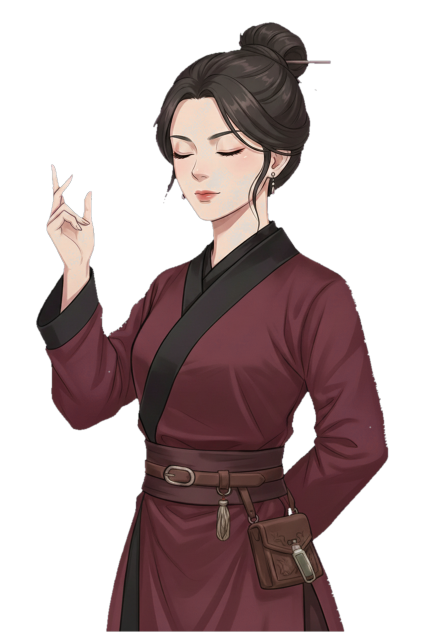
#> input picture detective/assets/cn/portraits/anim_layers/shen_qingyue/blink_clean.png, 848 x 1264 px (shown at 1/2 size); its folder holds only this picture in this run
$ python remove_purple_bg.py ../assets/cn/portraits/anim_layers/shen_qingyue/blink_clean.png
#> lines starting #> are read from the running program, lines starting #| are printed output that depends on the picture; after the words box and inside, x2 and y2 are one past the last pixel; in counts of white or black regions, pixels touching at a corner belong together
"""
紫色底抠图工具 v2.0：将AI生成的紫色(#FF00FF)背景图片转为透明背景。

v2.0 新增：
  - 从边缘 BFS flood fill 连通背景区（防止误删角色内部紫色区域）
  - 小连通簇清除（<3000px，去除 Gemini 水印/噪点）
  - Magenta-only despill（min(R,B)>G+8 且 |R-B|<50 → 修正R/B通道）
  - 全透明像素 RGB 清零（防止 premultiply 渗色）
  - 画布标准化模式（--portrait，输出 848×1264 或 603×900）

用法：
  python remove_purple_bg.py <输入图片或目录> [输出路径]
  python remove_purple_bg.py input.png output.png --portrait --canvas 848x1264
  python remove_purple_bg.py input.png output.png --no-despill
"""
from __future__ import annotations

from collections import deque
from PIL import Image, ImageFilter
import numpy as np
import sys
import os
import glob
from pathlib import Path
from scipy import ndimage

from portrait_generation_spec import NPC_KNEE_UP_SPEC, fit_subject_to_spec

PURPLE_R, PURPLE_G, PURPLE_B = 255, 0, 255  # #FF00FF

# 标准画布尺寸
CANVAS_COMPANION = (848, 1264)  # 伙伴角色
CANVAS_NPC = (603, 900)         # NPC/序章角色


def _border_rgb(data: np.ndarray, border_px: int = 5) -> np.ndarray:
    """从四边取条带，返回中位数 RGB 作为背景参考色。"""
    h, w, _ = data.shape
    top = data[:border_px, :, :3].reshape(-1, 3)
    bottom = data[h - border_px:, :, :3].reshape(-1, 3)
    left = data[:, :border_px, :3].reshape(-1, 3)
    right = data[:, w - border_px:, :3].reshape(-1, 3)
    strips = np.concatenate([top, bottom, left, right], axis=0)
    return np.median(strips, axis=0)


def _flood_fill_background(rgb: np.ndarray, bg: np.ndarray, threshold: float = 78.0) -> np.ndarray:
    """BFS 从画布边缘扩展，标记与背景色连通的紫色区域。"""
    h, w, _ = rgb.shape
    r, g, b = rgb[:, :, 0], rgb[:, :, 1], rgb[:, :, 2]
    dist = np.linalg.norm(rgb.astype(np.float32) - bg.astype(np.float32), axis=2)

    # 紫色候选：距离背景色近 且 颜色偏紫
    chroma_candidate = (r > g + 20) & (b > g + 20)
    candidate = (dist < threshold) & chroma_candidate

    visited = np.zeros((h, w), dtype=bool)
    q: deque[tuple[int, int]] = deque()

    def push(y: int, x: int) -> None:
        if 0 <= y < h and 0 <= x < w and candidate[y, x] and not visited[y, x]:
            visited[y, x] = True
            q.append((y, x))

    # 从四边入队
    for x in range(w):
        push(0, x)
        push(h - 1, x)
    for y in range(h):
        push(y, 0)
        push(y, w - 1)

    while q:
        y, x = q.popleft()
        push(y - 1, x)
        push(y + 1, x)
        push(y, x - 1)
        push(y, x + 1)

    return visited


def _remove_small_clusters(alpha: np.ndarray, min_size: int = 3000) -> np.ndarray:
    """删除面积小于 min_size 的连通分量（去除水印/噪点）。"""
    binary = (alpha > 0).astype(np.int32)
    labeled, num_features = ndimage.label(binary)
    if num_features == 0:
        return alpha

    # 找到最大簇（角色主体）
    sizes = ndimage.sum(binary, labeled, range(1, num_features + 1))
    max_label = np.argmax(sizes) + 1

    # 保留所有大于 min_size 的簇（可能有手臂/烟杆形成的独立区域）
    result = alpha.copy()
    for i in range(1, num_features + 1):
        if sizes[i - 1] < min_size:
            result[labeled == i] = 0

    return result


def _magenta_only_despill(data: np.ndarray) -> np.ndarray:
    """Magenta-only despill：只修正 R≈B>G 的紫色溢色，不影响正常颜色。

    判定条件：min(R,B) > G + 8 且 |R-B| < 50
    - 暖色皮肤 R>G>B → min(R,B)=B, B>G+8? 通常否 → 不修正
    - 蓝色衣服 B>G>R → min(R,B)=R, R>G+8? 通常否 → 不修正
    - 棕色 R>G>>B → min(R,B)=B, B>G+8? 否 → 不修正
    - 紫色溢色 R≈B>G → min(R,B)>G+8 且 |R-B|<50 → 修正
    """
    r, g, b, a = data[:, :, 0], data[:, :, 1], data[:, :, 2], data[:, :, 3]
    fg = a > 0

    rb_min = np.minimum(r, b)
    rb_diff = np.abs(r.astype(np.int16) - b.astype(np.int16))

    # 紫色溢色判定
    is_magenta = fg & (rb_min > g + 8) & (rb_diff < 50)

    if not np.any(is_magenta):
        return data

    # 溢色程度 0~1
    spill_amt = np.clip((rb_min[is_magenta] - g[is_magenta] - 8) / 40.0, 0, 1)

    # 修正 R/B 通道：往 G 通道靠拢
    data[is_magenta, 0] = r[is_magenta] - (r[is_magenta] - g[is_magenta]) * spill_amt
    data[is_magenta, 2] = b[is_magenta] - (b[is_magenta] - g[is_magenta]) * spill_amt

    return data


def _remove_edge_halo(data: np.ndarray) -> np.ndarray:
    """去除紫底色键后发丝/边缘的绿色/黄色光晕（Gemini 伪影）。

    Gemini 在紫底上生成深色头发时，常在发丝边缘产生绿色/黄色描边。
    这些不是角色正常颜色，需要去除。
    """
    r = data[:, :, 0].astype(np.int16)
    g = data[:, :, 1].astype(np.int16)
    b = data[:, :, 2].astype(np.int16)
    a = data[:, :, 3].astype(np.int16)

    visible = a > 10

    # 先清零全透明像素的 RGB，防止中值滤波时混入紫色背景
    data[data[:, :, 3] == 0, :3] = 0

    # 绿色光晕：G 显著高于 R 和 B（AI 紫底发丝伪影）
    green_halo = visible & (g > r + 15) & (g > b + 15)

    # 黄色光晕：R≈G 显著高于 B，且饱和度较高（避免误伤正常肤色）
    max_rgb = np.maximum(np.maximum(r, g), b)
    min_rgb = np.minimum(np.minimum(r, g), b)
    with np.errstate(divide='ignore', invalid='ignore'):
        saturation = np.where(max_rgb > 0, (max_rgb - min_rgb).astype(np.float32) / max_rgb, 0)
    yellow_halo = visible & (saturation > 0.35) & (np.abs(r - g) < 30) & (np.minimum(r, g) > b + 20)

    halo = green_halo | yellow_halo
    if not np.any(halo):
        return data

    # 1. 低 alpha 边缘直接透明化（半透明伪影，通常是真正的边缘）
    semi = halo & (a < 200)
    data[semi, 3] = 0

    # 2. 高 alpha 光晕：先用 5x5 邻域中值替换（覆盖大片光晕区域）
    opaque = halo & (a >= 200)
    if np.any(opaque):
        med_r = ndimage.median_filter(data[:, :, 0], size=5)
        med_g = ndimage.median_filter(data[:, :, 1], size=5)
        med_b = ndimage.median_filter(data[:, :, 2], size=5)
        data[opaque, 0] = med_r[opaque]
        data[opaque, 1] = med_g[opaque]
        data[opaque, 2] = med_b[opaque]

        # 3. 检查替换后是否仍有光晕（中值窗口内全是光晕的情况）
        r2 = data[:, :, 0].astype(np.int16)
        g2 = data[:, :, 1].astype(np.int16)
        b2 = data[:, :, 2].astype(np.int16)
        still_green = visible & (g2 > r2 + 15) & (g2 > b2 + 15)
        still_yellow = visible & (np.abs(r2 - g2) < 30) & (np.minimum(r2, g2) > b2 + 20)
        still_halo = still_green | still_yellow
        if np.any(still_halo):
            # 先去饱和（拉向灰度），若仍光晕则直接透明化
            gray = ((r2[still_halo] + g2[still_halo] + b2[still_halo]) / 3.0)
            data[still_halo, 0] = gray * 0.6 + r2[still_halo] * 0.4
            data[still_halo, 1] = gray * 0.6 + g2[still_halo] * 0.4
            data[still_halo, 2] = gray * 0.6 + b2[still_halo] * 0.4

            # 二次检查：去饱和后仍然光晕的，直接透明
            r3 = data[:, :, 0].astype(np.int16)
            g3 = data[:, :, 1].astype(np.int16)
            b3 = data[:, :, 2].astype(np.int16)
            stubborn_green = visible & (g3 > r3 + 15) & (g3 > b3 + 15)
            stubborn_yellow = visible & (np.abs(r3 - g3) < 30) & (np.minimum(r3, g3) > b3 + 20)
            stubborn = stubborn_green | stubborn_yellow
            if np.any(stubborn):
                data[stubborn, 3] = 0

    return data


def remove_purple_bg(path: str, out_path: str = None, no_despill: bool = False,
                     portrait: bool = False, canvas_size: tuple = None) -> None:
    """将紫色(#FF00FF)背景去除，转为透明。v2.0 增强版。

    Args:
        path: 输入图片路径
        out_path: 输出路径（默认覆盖原文件）
        no_despill: 跳过 magenta despill（像素素材用）
        portrait: 启用画布标准化模式
        canvas_size: 画布尺寸 (w,h)，默认 848x1264
    """
#> called with no_despill = False, portrait = False
    if out_path is None:
        out_path = path

    img = Image.open(path).convert("RGBA")
#> img is the input picture: PIL image 848x1264 RGBA; mean R, G, B, A 44.1, 29.3, 29.8, 113.3
    data = np.array(img, dtype=np.float32)
    rgb = data[:, :, :3].astype(np.uint8)
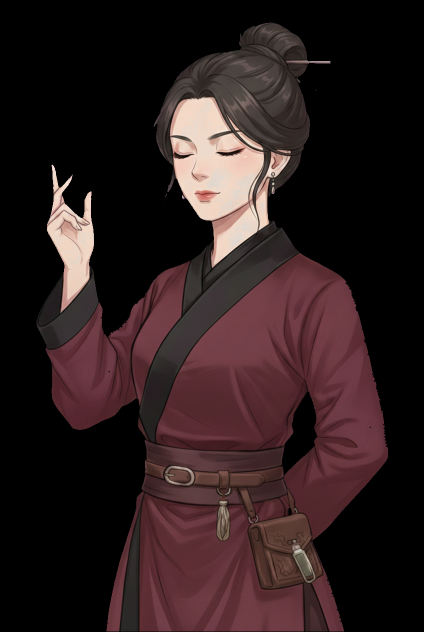
#> rgb: shape (1264, 848, 3) (shown at 1/2 size); mean R, G, B 44.1, 29.3, 29.8

    # ── Step 1: 角采样背景色 ──
    bg = _border_rgb(data).astype(np.float32)
#> bg = [0, 0, 0]

    # ── Step 2: BFS flood fill 背景连通区 ──
    bg_mask = _flood_fill_background(rgb, bg)
#> in _flood_fill_background, `chroma_candidate = (r > g + 20) & (b > g + 20)`:
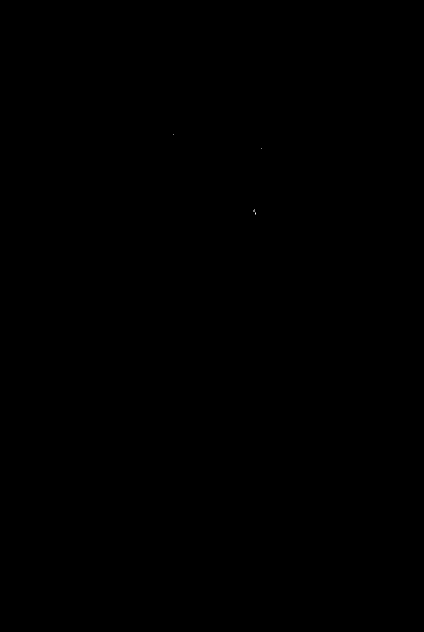
#> chroma_candidate: shape (1264, 848) bool (shown at 1/2 size); 0% white in thin lines or dots, all inside (x1, y1, x2, y2) = (346, 269, 524, 430)

    # 将背景区设为全透明
    data[bg_mask, 3] = 0

    # ── 全局色键：处理角色手臂/烟杆围出的内部孔洞 ──
    r, g, b, a = data[:, :, 0], data[:, :, 1], data[:, :, 2], data[:, :, 3]
    global_purple = (a > 0) & (r > g + 18) & (b > g + 18) & (((r + b) * 0.5) > g + 32)
    data[:, :, 3][global_purple] = 0

    # ── Step 3: 小簇清除 ──
    alpha = data[:, :, 3].copy()
    alpha = _remove_small_clusters(alpha, min_size=3000)
#> in _remove_small_clusters, `labeled, num_features = ndimage.label(binary)`:
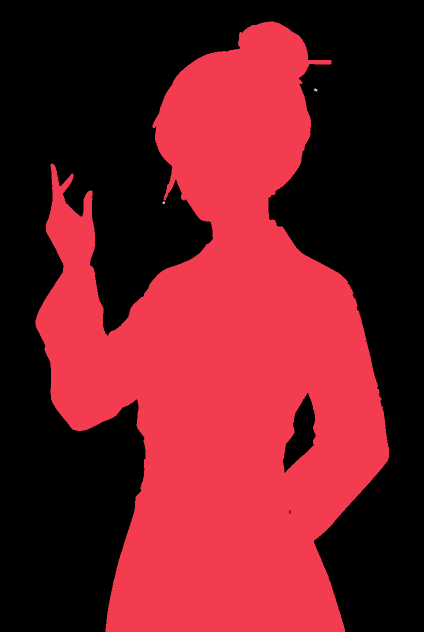
#> labeled: shape (1264, 848) int32 (shown at 1/2 size); 4 distinct labels, from 0 to 3; one colour per label, 0 black
#> in _remove_small_clusters, `labeled, num_features = ndimage.label(binary)`: num_features = 3
#> in _remove_small_clusters, `sizes = ndimage.sum(binary, labeled, range(1, num_features + 1))`: sizes = [487338, 32, 21]
#> in _remove_small_clusters, `max_label = np.argmax(sizes) + 1`: max_label = 1
    data[:, :, 3] = alpha

    # ── alpha 1px 侵蚀（切掉最外层色边） ──
    alpha = data[:, :, 3]
    h, w = alpha.shape
    shifted_up = np.zeros_like(alpha)
    shifted_down = np.zeros_like(alpha)
    shifted_left = np.zeros_like(alpha)
    shifted_right = np.zeros_like(alpha)
    shifted_up[1:, :] = alpha[:-1, :]
    shifted_down[:-1, :] = alpha[1:, :]
    shifted_left[:, 1:] = alpha[:, :-1]
    shifted_right[:, :-1] = alpha[:, 1:]
    eroded = np.where(
        (alpha > 100) & (shifted_up > 100) & (shifted_down > 100) &
        (shifted_left > 100) & (shifted_right > 100), alpha, 0
    )
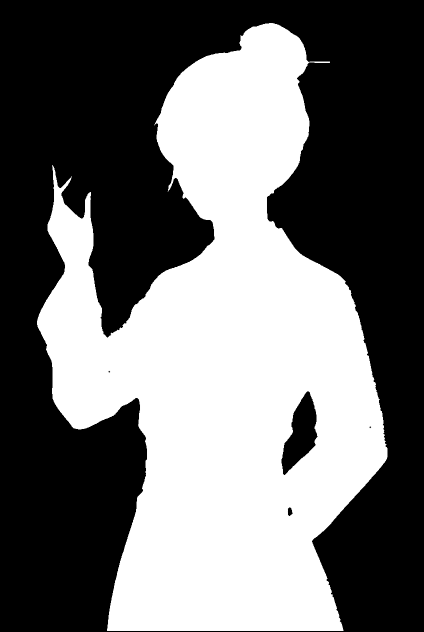
#> eroded: shape (1264, 848) float32 (shown at 1/2 size); min 0, max 255, mean 112.1
    data[:, :, 3] = eroded

    if not no_despill:
        # ── Step 4: Magenta-only despill ──
        data = _magenta_only_despill(data)
#> in _magenta_only_despill, `rb_diff = np.abs(r.astype(np.int16) - b.astype(np.int16))`:
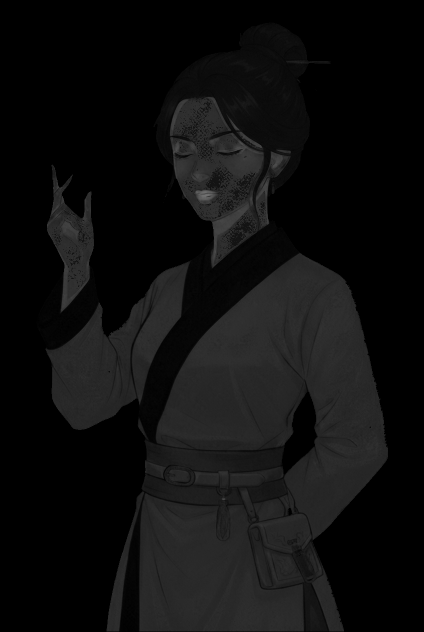
#> rb_diff: shape (1264, 848) int16 (shown at 1/2 size); min 0, max 115, mean 14.3

        # ── 半透明边像素去紫 ──
        semi = (data[:, :, 3] > 5) & (data[:, :, 3] < 245)
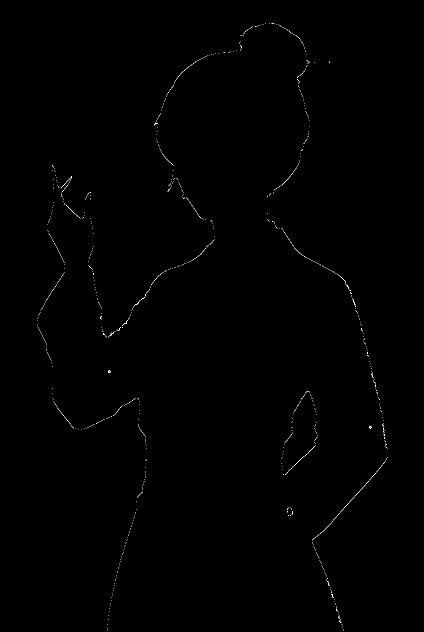
#> semi: shape (1264, 848) bool (shown at 1/2 size); 0.18% white in thin lines or dots, all inside (x1, y1, x2, y2) = (74, 46, 775, 1262)
        if np.any(semi):
            r_s, g_s, b_s = data[semi, 0], data[semi, 1], data[semi, 2]
#> r_s = 1979 values, max 254 at index 585, min 13 at index 191, mean 92.95; g_s = 1979 values, max 222 at index 401, min 9 at index 191, mean 61.51; b_s = 1979 values, max 215 at index 329, min 8 at index 191, mean 65.8
            bias_s = ((r_s + b_s) / 2.0) - g_s
#> bias_s = 1979 values, max 31 at index 891, min -4.5 at index 652, mean 17.86
            has_purple = bias_s > 5
            if np.any(has_purple):
                avg = (r_s[has_purple] + g_s[has_purple] + b_s[has_purple]) / 3.0
#> avg = 1818 values, max 229.7 at index 501, min 16.33 at index 634, mean 73.47
                strength = np.clip(bias_s[has_purple] / 40.0, 0.0, 0.8)
#> strength = 1818 values, max 0.775 at index 751, min 0.138 at index 24, mean 0.48
                idx = np.where(semi)
#> idx = 1979 positions, rows 46 to 1261, columns 74 to 774
                py, px = idx[0][has_purple], idx[1][has_purple]
#> py = 1818 values from 46 to 1261; px = 1818 values, max 774 at index 1397, min 74 at index 897, mean 451.6
                data[py, px, 0] = avg + (data[py, px, 0] - avg) * (1.0 - strength)
                data[py, px, 2] = avg + (data[py, px, 2] - avg) * (1.0 - strength)

        # ── Step 4b: 去除绿色/黄色边缘光晕 ──
        data = _remove_edge_halo(data)
#> in _remove_edge_halo, `saturation = np.where(max_rgb > 0, (max_rgb - min_rgb).astype(np.float..`:
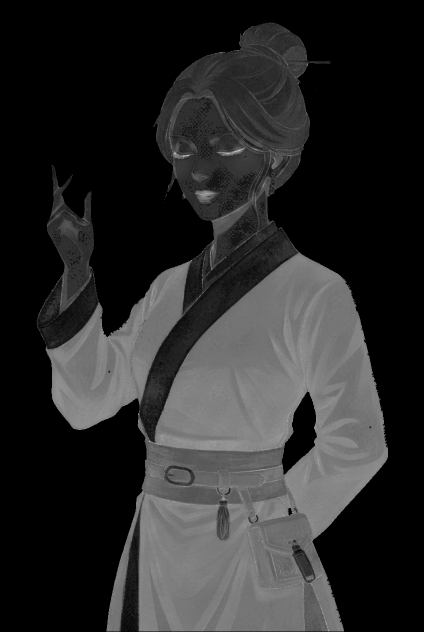
#> saturation: shape (1264, 848) float32 (shown at 1/2 size); min 0, max 1, mean 0.167

    # ── Step 5: 全透明像素 RGB 清零 ──
    data[data[:, :, 3] == 0, :3] = 0

    # ── Step 6: Alpha 高斯模糊 ──
    alpha_channel = np.clip(data[:, :, 3], 0, 255).astype(np.uint8)
    alpha_img = Image.fromarray(alpha_channel, mode='L')
    radius = 0.8 if not no_despill else 0.5
    smoothed = alpha_img.filter(ImageFilter.GaussianBlur(radius=radius))
    data[:, :, 3] = np.array(smoothed, dtype=np.float32)

    result = Image.fromarray(np.clip(data, 0, 255).astype(np.uint8))
#> result: PIL image 848x1264 RGBA

    # ── Step 7: 画布标准化（可选）──
    if portrait:
        if canvas_size is None:
            canvas_size = CANVAS_COMPANION
        if tuple(canvas_size) == NPC_KNEE_UP_SPEC.canvas:
            result = fit_subject_to_spec(result, NPC_KNEE_UP_SPEC)
        else:
            target_w, target_h = canvas_size

            alpha_arr = np.array(result)[:, :, 3]
            nz = np.argwhere(alpha_arr > 10)
            if nz.size > 0:
                y0, x0 = nz.min(axis=0)
                y1, x1 = nz.max(axis=0)
                result = result.crop((x0, y0, x1 + 1, y1 + 1))

            src_w, src_h = result.size
            scale = min(target_w / src_w, target_h / src_h)
            new_w = max(1, int(src_w * scale))
            new_h = max(1, int(src_h * scale))
            resized = result.resize((new_w, new_h), Image.Resampling.LANCZOS)
            canvas = Image.new("RGBA", (target_w, target_h), (0, 0, 0, 0))
            paste_x = (target_w - new_w) // 2
            paste_y = target_h - new_h
            canvas.paste(resized, (paste_x, paste_y), resized)
            result = canvas

    result.save(out_path)
    print(f"Saved: {out_path}")


# [49 lines left out: functions verify_portrait, process_directory, not called in this run]


if __name__ == "__main__":
    import argparse
    ap = argparse.ArgumentParser(description="紫底抠图工具 v2.0")
    ap.add_argument("input", help="输入图片或目录")
    ap.add_argument("output", nargs="?", help="输出路径")
    ap.add_argument("--no-despill", action="store_true", help="跳过 magenta despill（像素素材用）")
    ap.add_argument("--portrait", action="store_true", help="启用画布标准化模式")
    ap.add_argument("--canvas", help="画布尺寸 WxH（如 848x1264），默认 848x1264")
    ap.add_argument("--verify", action="store_true", help="只验证，不处理")
    args = ap.parse_args()

    if args.verify:
        if os.path.isdir(args.input):
            for f in sorted(glob.glob(os.path.join(args.input, "*.png"))):
                if not f.endswith(".import"):
                    verify_portrait(f)
        else:
            verify_portrait(args.input)
        sys.exit(0)

    canvas_size = None
    if args.canvas:
        parts = args.canvas.lower().split("x")
        canvas_size = (int(parts[0]), int(parts[1]))

    kwargs = dict(no_despill=args.no_despill, portrait=args.portrait, canvas_size=canvas_size)

    if os.path.isdir(args.input):
        process_directory(args.input, **kwargs)
    else:
        remove_purple_bg(args.input, args.output, **kwargs)

$ run again, on detective/assets/cn/portraits/anim_layers/shen_qingyue/blink_half_raw.png
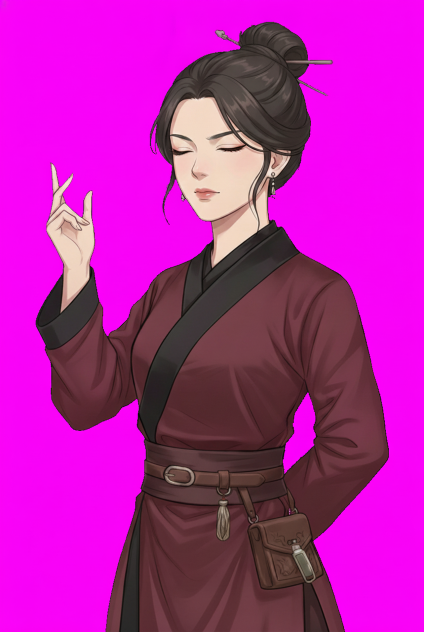
#> input picture detective/assets/cn/portraits/anim_layers/shen_qingyue/blink_half_raw.png, 848 x 1264 px (shown at 1/2 size)
#> in remove_purple_bg, img is the input picture: PIL image 848x1264 RGBA; mean R, G, B, A 181.1, 31.6, 165.8, 255
#> bg = [249, 3, 247]
#> chroma_candidate: shape (1264, 848) bool; 55% white; 13 black regions (10 under 20 px), largest, box (x1, y1, x2, y2) and area: (72, 44, 777, 1264) 481757, (431, 61, 472, 84) 288, (623, 176, 649, 188) 51
#> candidate: shape (1264, 848) bool; 54.5% white; 2 black regions (1 under 20 px), largest, box (x1, y1, x2, y2) and area: (71, 43, 778, 1264) 487372
#> bg_mask: shape (1264, 848) bool; 54% white; 2 black regions (1 under 20 px), largest, box (x1, y1, x2, y2) and area: (71, 43, 778, 1264) 493035
#> global_purple: shape (1264, 848) bool; 1% white; 307 white regions (249 under 20 px), largest, box (x1, y1, x2, y2) and area: (565, 785, 633, 948) 5654, (299, 248, 314, 309) 443, (171, 381, 191, 534) 242
#> alpha: shape (1264, 848) float32; 45% white; 11 white regions (9 under 20 px), largest, box (x1, y1, x2, y2) and area: (72, 44, 777, 1264) 481930, (431, 61, 473, 87) 312
#> in _remove_small_clusters, `labeled, num_features = ndimage.label(binary)`:
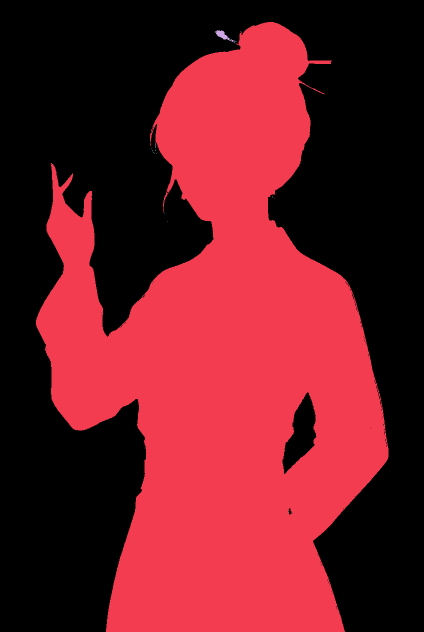
#> labeled: shape (1264, 848) int32 (shown at 1/2 size); 24 distinct labels, from 0 to 23; one colour per label, 0 black
#> num_features = 23
#> sizes = 23 values, max 481926 at index 0, min 1 at index 2, mean 20968.1
#> max_label = 1
#> shifted_up: shape (1264, 848) float32; 44.9% white; 1 white region, box (x1, y1, x2, y2) and area: (72, 45, 777, 1264) 481448
#> shifted_down: shape (1264, 848) float32; 45% white; 1 white region, box (x1, y1, x2, y2) and area: (72, 43, 777, 1263) 481926
#> shifted_left: shape (1264, 848) float32; 45% white; 1 white region, box (x1, y1, x2, y2) and area: (73, 44, 778, 1264) 481926
#> shifted_right: shape (1264, 848) float32; 45% white; 1 white region, box (x1, y1, x2, y2) and area: (71, 44, 776, 1264) 481926
#> eroded: shape (1264, 848) float32; 44.4% white; 10 white regions (9 under 20 px), largest, box (x1, y1, x2, y2) and area: (73, 45, 776, 1263) 476365
#> is_magenta: shape (1264, 848) bool; 6.2% white; 2331 white regions (2236 under 20 px), largest, box (x1, y1, x2, y2) and area: (634, 677, 774, 937) 17577, (102, 606, 233, 815) 11554, (395, 543, 590, 723) 8272
#> semi: shape (1264, 848) bool; every value is 0
#> green_halo: shape (1264, 848) bool; 0% white in thin lines or dots, all inside (x1, y1, x2, y2) = (73, 57, 608, 676)
#> yellow_halo: shape (1264, 848) bool; 0% white in thin lines or dots, all inside (x1, y1, x2, y2) = (235, 165, 629, 1079)
#> halo: shape (1264, 848) bool; 0% white in thin lines or dots, all inside (x1, y1, x2, y2) = (73, 57, 629, 1079)
#> in _remove_edge_halo, `med_r = ndimage.median_filter(data[:, :, 0], size=5)`:
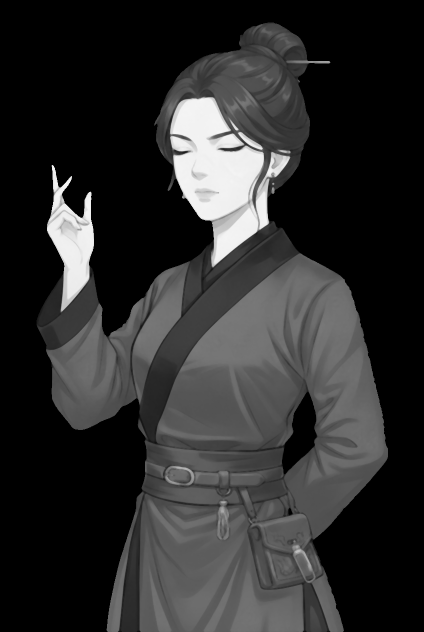
#> med_r: shape (1264, 848) float32 (shown at 1/2 size); min 0, max 246, mean 44.9
#> gray = 7857 values, max 230.7 at index 881, min 22 at index 7436, mean 214.7
